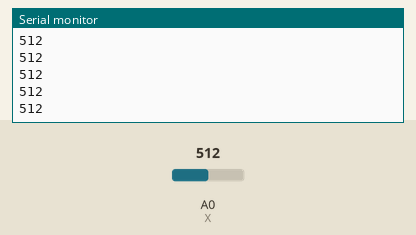
Simulated run of this sketch. Board: Arduino Uno, built with avr-gcc and run on an emulated ATmega328P. On the bench: the last lines printed to the serial monitor. The test bench sets the inputs (shaded band); at power-on: A0 (X) = 512.

Above: at 1.2 s.
1.3 s: A0 (X) set to 716
At 2.4 s:
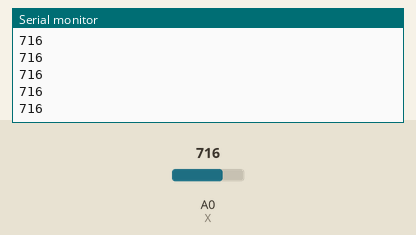
2.8 s: A0 (X) set to 900
At 3.5 s:
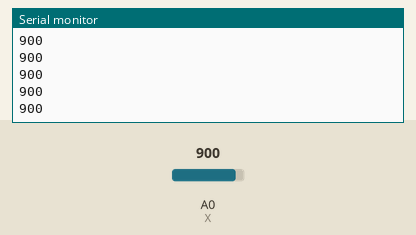
Timing chart, 0 to 5.8 s (numbered marks = the images above; inputs shaded):
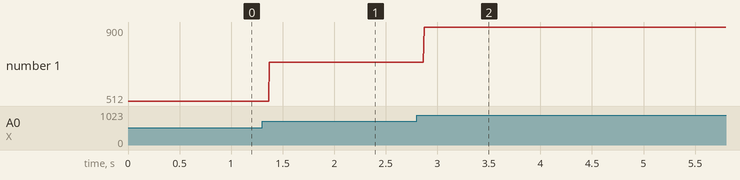

The sketch:

Reading_MagnetoPot.ino
```cpp
#define X A0

void setup() {
  // put your setup code here, to run once:
  Serial.begin(9600);
  pinMode(X, INPUT);

}

void loop() {
  // put your main code here, to run repeatedly:
  Serial.println(analogRead(X));
}
```

Measured:
- after the input at 1.3 s, the serial monitor: prints a new line after 0.07 s (image 1)
- after the input at 2.8 s, the serial monitor: prints a new line after 0.07 s (image 2)
- plotted number 1: 512 → 716 after the input at 1.3 s, 716 → 900 after the input at 2.8 s
